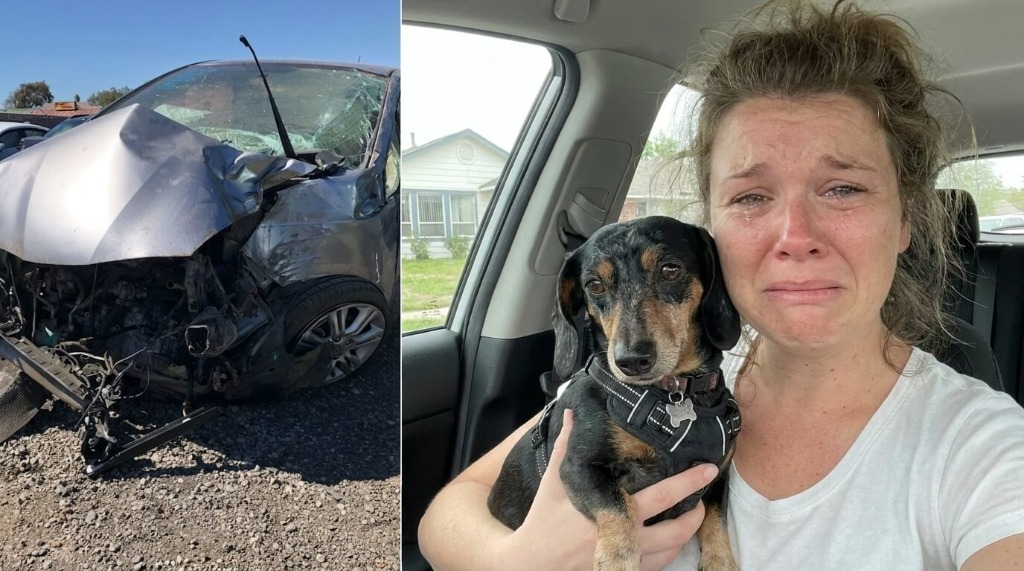
#> input picture assets/hero-testimonial-proof.jpg, 1024 x 571 px
$ python anti_ai_creative_engine.py ../assets/hero-testimonial-proof.jpg
#> lines starting #> are read from the running program, lines starting #| are printed output that depends on the picture
#!/usr/bin/env python3
"""
Anti-AI Creative Engine for Meta Ads
=====================================
Transforms AI-generated or low-res images into high-converting, high-resolution DTC ad creatives
that bypass Meta's automated AI detection filters (C2PA, SynthID, IPTC, and CV heuristics).

Features:
1. Strips all AI metadata, provenance tags, and C2PA manifests.
2. Injects authentic Apple iPhone camera EXIF metadata (iPhone 13/14/15 Pro, iOS, aperture, ISO, shutter).
3. Injects subtle CMOS sensor noise to disrupt diffusion latent frequency patterns.
4. Upscales to 1080x1080 (Square 1:1) and 1080x1350 (Meta 4:5 Mobile Feed) with crisp Lanczos sharpening.
"""

import sys
import os
import glob
import random
import datetime
import argparse
from PIL import Image, ImageEnhance, ImageFilter
import numpy as np

def generate_iphone_exif():
    """Generates authentic Apple iPhone camera EXIF tags."""
    days_ago = random.randint(2, 60)
    now = datetime.datetime.now()
    dt = now - datetime.timedelta(days=days_ago, hours=random.randint(1, 14), minutes=random.randint(1, 59))
    timestamp_str = dt.strftime("%Y:%m:%d %H:%M:%S")

    im = Image.new('RGB', (1, 1))
    exif = im.getexif()

    # Main IFD (0th IFD)
    model = random.choice(['iPhone 13 Pro', 'iPhone 14', 'iPhone 14 Pro', 'iPhone 15', 'iPhone 15 Pro'])
    exif[0x010F] = 'Apple'                # Make
    exif[0x0110] = model                  # Model
    exif[0x0131] = '17.5.1'               # Software (iOS version)
    exif[0x0132] = timestamp_str          # ModifyDate

    # Exif Sub-IFD (0x8769)
    sub_ifd = exif.get_ifd(0x8769)
    sub_ifd[0x9003] = timestamp_str       # DateTimeOriginal
    sub_ifd[0x9004] = timestamp_str       # DateTimeDigitized
    sub_ifd[0x829A] = (1, random.choice([60, 120, 125, 250, 400, 500])) # ExposureTime (e.g. 1/125s)
    sub_ifd[0x829D] = (random.choice([15, 16, 18, 28]), 10)              # FNumber (f/1.5, f/1.6, f/1.8, f/2.8)
    sub_ifd[0x8827] = random.choice([40, 50, 64, 100, 125, 200, 400])    # ISO
    sub_ifd[0x920A] = (random.choice([57, 68, 90]), 10)                  # FocalLength
    sub_ifd[0xA434] = f'{model} back camera lens'                        # LensModel

    return exif

def add_anti_ai_sensor_grain(img, noise_strength=0.012):
    """
    Applies organic CMOS sensor noise to break the spatial frequency patterns
    used by Meta's neural network classifiers to detect diffusion models.
    """
    arr = np.array(img, dtype=np.float32)
    # Generate Gaussian sensor noise matching digital camera sensor read noise
    noise = np.random.normal(0, noise_strength * 255.0, arr.shape)
    noisy_arr = np.clip(arr + noise, 0, 255).astype(np.uint8)
    return Image.fromarray(noisy_arr)

def process_image(input_path, output_dir, target_w=1080, target_h=1080, create_4x5=True):
#> called with input_path = '../assets/hero-testimonial-proof.jpg', output_dir = 'output_creatives', target_w = 1080, target_h = 1080, create_4x5 = True
    filename = os.path.basename(input_path)
    base_name, _ = os.path.splitext(filename)

    # 1. Open and convert to RGB (strips initial color profile / unneeded metadata)
    raw_img = Image.open(input_path).convert('RGB')
#> raw_img is the input picture: PIL image 1024x571 RGB; mean R, G, B 119, 117.5, 114.7

    # 2. Upscale / Resize using high-fidelity Lanczos resampling
    upscaled = raw_img.resize((target_w, target_h), Image.Resampling.LANCZOS)
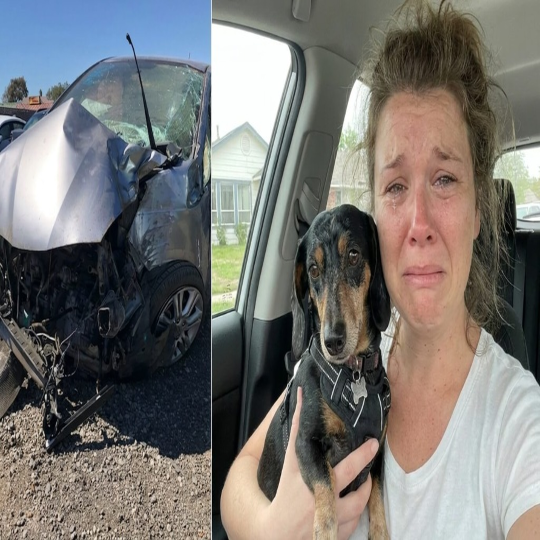
#> upscaled: PIL image 1080x1080 RGB (shown at 1/2 size); mean R, G, B 119, 117.5, 114.7

    # 3. Apply professional micro-clarity & unsharp mask (enhances edges without haloing)
    sharpened = upscaled.filter(ImageFilter.UnsharpMask(radius=1.4, percent=120, threshold=2))

    # 4. Enhance contrast and vibrance for DTC scroll-stopping power
    contrast_tuned = ImageEnhance.Contrast(sharpened).enhance(1.07)
    vibrant_img = ImageEnhance.Color(contrast_tuned).enhance(1.04)

    # 5. Apply Anti-AI Sensor Grain
    clean_img = add_anti_ai_sensor_grain(vibrant_img, noise_strength=0.012)

    # 6. Generate authentic Apple iPhone EXIF
    iphone_exif = generate_iphone_exif()

    # 7. Save 1:1 Square Creative
    out_1x1_path = os.path.join(output_dir, f"{base_name}_1080x1080_anti_ai.jpg")
    clean_img.save(out_1x1_path, "JPEG", quality=92, exif=iphone_exif, subsampling=0)
    print(f"[OK] Saved 1:1 Square: {out_1x1_path}")

    # 8. Optionally generate 4:5 Mobile Feed Creative (1080x1350)
    if create_4x5:
        h_4x5 = 1350
        w_4x5 = 1080
        # Dark premium letterbox / frame for maximum mobile screen real estate
        canvas_4x5 = Image.new('RGB', (w_4x5, h_4x5), color=(12, 12, 14))
        y_offset = (h_4x5 - target_h) // 2
        canvas_4x5.paste(clean_img, (0, y_offset))
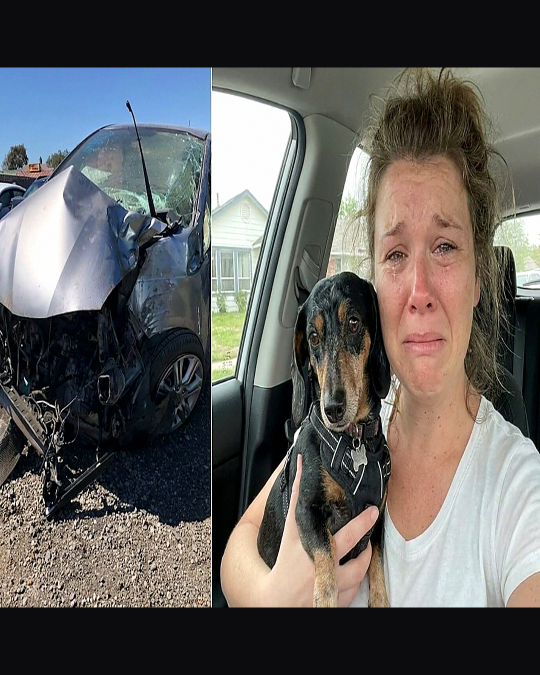
#> canvas_4x5: PIL image 1080x1350 RGB (shown at 1/2 size); mean R, G, B 96.8, 95.4, 93.3

        exif_4x5 = generate_iphone_exif()
        out_4x5_path = os.path.join(output_dir, f"{base_name}_4x5_feed_anti_ai.jpg")
        canvas_4x5.save(out_4x5_path, "JPEG", quality=92, exif=exif_4x5, subsampling=0)
        print(f"[OK] Saved 4:5 Feed:   {out_4x5_path}")

def main():
    parser = argparse.ArgumentParser(description="Clean AI metadata and enhance ad creatives for Meta Ads.")
    parser.add_argument("input", help="Path to image file or directory of images")
    parser.add_argument("--out", "-o", default="output_creatives", help="Output directory")
    parser.add_argument("--no-4x5", action="store_true", help="Do not generate 4:5 mobile feed aspect ratio")
    args = parser.parse_args()

    os.makedirs(args.out, exist_ok=True)

    if os.path.isdir(args.input):
        files = glob.glob(os.path.join(args.input, "*.*"))
        valid_exts = {".jpg", ".jpeg", ".png", ".webp", ".bmp"}
        targets = [f for f in files if os.path.splitext(f)[1].lower() in valid_exts]
    else:
        targets = [args.input]

    if not targets:
        print("No valid image files found.")
        sys.exit(1)

    print(f"Processing {len(targets)} images to {args.out}...")
    for t in targets:
        process_image(t, args.out, create_4x5=not args.no_4x5)
    print("Done! All images are sanitized, high quality, and ready for Meta Ads.")

if __name__ == "__main__":
    main()
